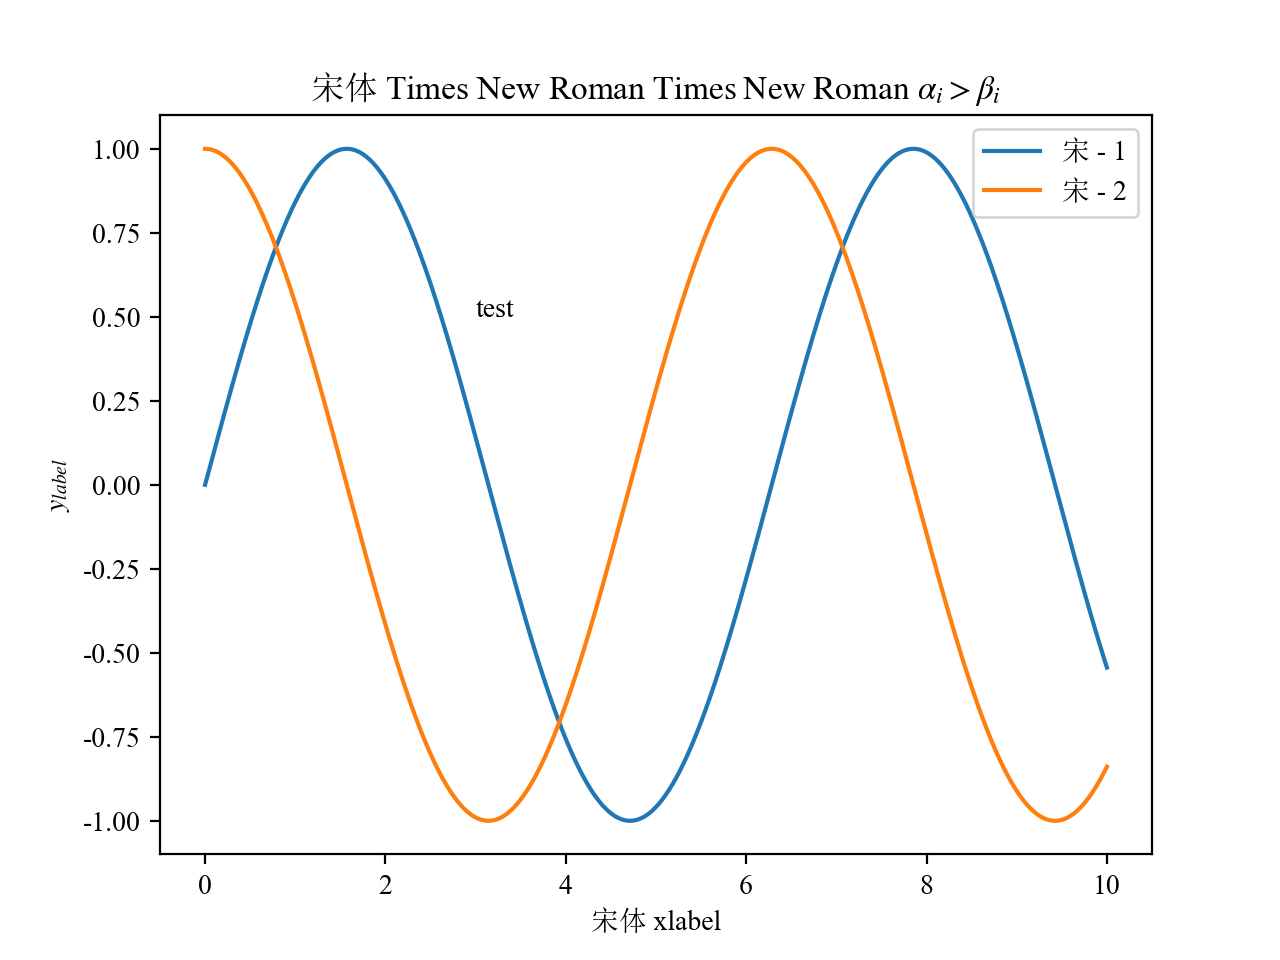

The Python source for this figure:
import os
import matplotlib.pyplot as plt
from matplotlib import rcParams
from matplotlib.font_manager import FontProperties

os.chdir('/public/home/XiaAnRen/data3/vscode/python_3.11/plt')

# font = FontProperties(fname='/public/home/XiaAnRen/data3/vscode/python_3.11/plt/simsun.ttc')

# config = {
#     "mathtext.fontset":'stix',
#     "font.family":'serif',
#     "font.serif": ['SimSun'],
#     # "font.size": 10,			# 字号，大家自行调节
#     # 'axes.unicode_minus': False # 处理负号，即-号
# }
# rcParams.update(config)
# 载入TimesSong（下载链接中），将'filepath/TimesSong.ttf'换成你自己的文件路径
# SimSun = FontProperties(fname='/public/home/XiaAnRen/data3/vscode/python_3.11/plt/SunTimes.ttf')

import numpy as np
x = np.linspace(0, 10, 1000)
# 作图
plt.figure(dpi = 200)
plt.plot(x, np.sin(x), label=u"宋 - 1")
plt.plot(x, np.cos(x), label=u"宋 - 2")
# 测试
plt.legend()
plt.title(u'宋体 title')		  # 中英文测试
plt.xlabel(u'宋体 xlabel')
plt.ylabel('$y_{label}$')	  # 公式测试
plt.text(3, 0.5, u"test")

plt.title(r'宋体 Times New Roman $\mathrm{Times \; New \; Roman}\/\/ \alpha_i > \beta_i$')
# plt.axis('off')
plt.savefig("font.png")
